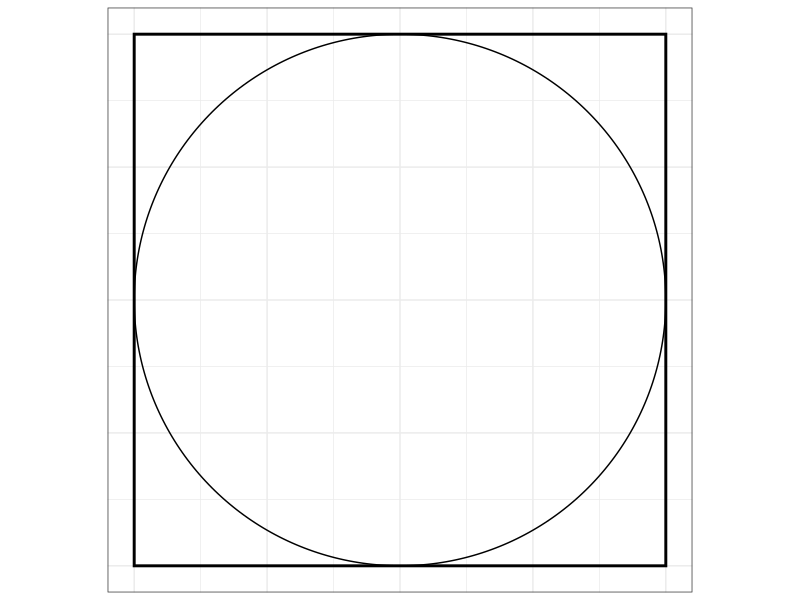
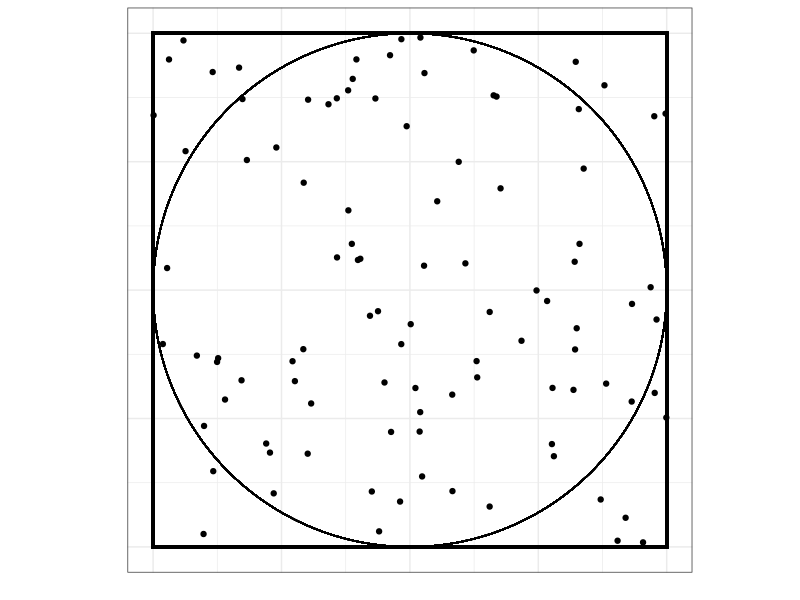
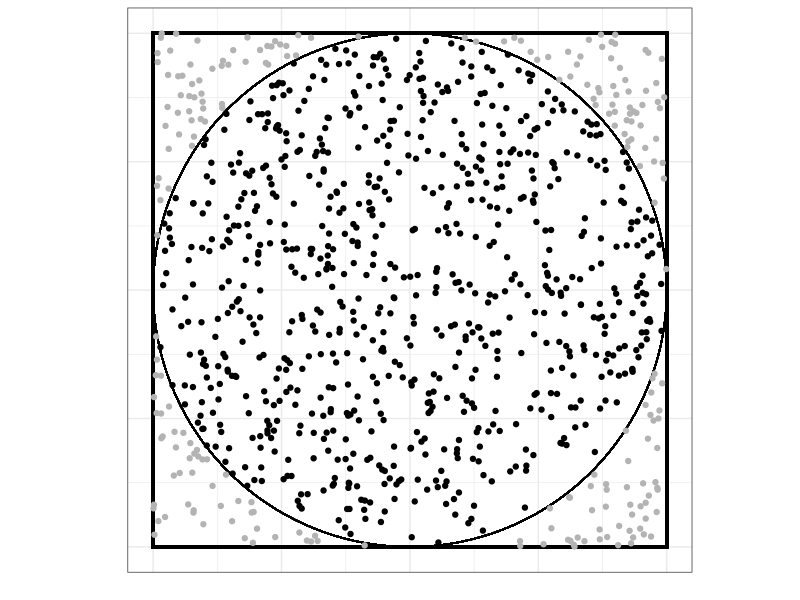

Reproduce these figures in R, in order.
## ---- chunk 1
knitr::opts_chunk$set(echo = FALSE, eval = TRUE, message = FALSE, warning = FALSE)
## ---- chunk 2
library(tidyverse)
theme_set(theme_bw())
library(ggforce)
## ---- chunk 3
ggplot() +
  geom_rect(aes(xmin = -.5, xmax = .5, ymin = -.5, ymax = .5), color = "black", alpha = 0, linewidth = 1) +
  geom_circle(aes(x0 = 0, y0 = 0, r = .5)) +
  guides(x = "none", y = "none") +
  coord_fixed()
## ---- chunk 4
tibble(x = runif(100, -.5, .5),
       y = runif(100, -.5, .5)) %>% 
ggplot() +
  geom_rect(aes(xmin = -.5, xmax = .5, ymin = -.5, ymax = .5), color = "black", alpha = 0, linewidth = 1) +
  geom_circle(aes(x0 = 0, y0 = 0, r = .5)) +
  geom_point(aes(x, y)) +
  guides(x = "none", y = "none") +
  labs(x = "", y = "") +
  coord_fixed()
## ---- chunk 5
tibble(x = runif(1000, -.5, .5),
       y = runif(1000, -.5, .5),
       d = sqrt(x^2 + y^2),
       incirc = ifelse(d <= .5, TRUE, FALSE)) %>% 
ggplot() +
  geom_rect(aes(xmin = -.5, xmax = .5, ymin = -.5, ymax = .5), color = "black", alpha = 0, linewidth = 1) +
  geom_circle(aes(x0 = 0, y0 = 0, r = .5)) +
  geom_point(aes(x, y, color = incirc)) +
  guides(x = "none", y = "none", color = "none") +
  labs(x = "", y = "") +
  coord_fixed() +
  scale_color_manual(values = c(`TRUE` = "black", `FALSE` = "gray70"))
